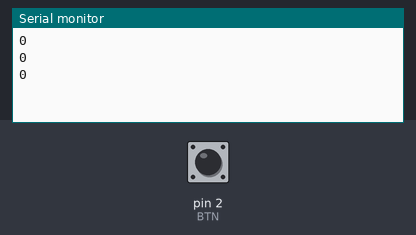
The sketch below on a simulated Arduino Uno, built with avr-gcc and run on an emulated ATmega328P. On the bench: the last lines printed to the serial monitor. Inputs (shaded band) come from the test bench; at power-on: pin 2 (BTN) HIGH.

Above: at 1.2 s.
1.3 s: pin 2 (BTN) pulled LOW for 0.15 s
At 1.86 s:
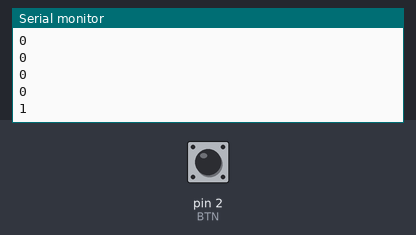
2.9 s: pin 2 (BTN) pulled LOW for 1 s
At 3.46 s:
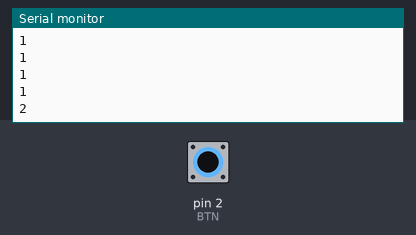
5.4 s: pin 2 (BTN) pulled LOW for 0.15 s
At 5.86 s:
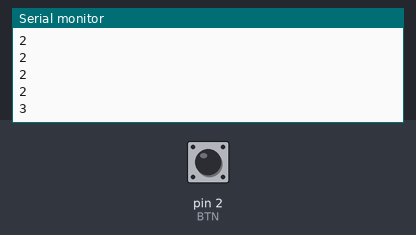
Timing chart, 0 to 8.4 s (numbered marks = the images above; inputs shaded):
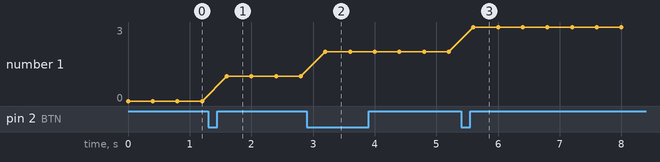

Measured:
- after the input at 1.3 s, the serial monitor: prints a new line after 0.30 s (image 1)
- after the input at 2.9 s, the serial monitor: prints a new line after 0.30 s (image 2)
- after the input at 5.4 s, the serial monitor: prints a new line after 0.20 s (image 3)
- plotted number 1: 0 → 1 after the input at 1.3 s, 1 → 2 after the input at 2.9 s, 2 → 3 after the input at 5.4 s

The sketch:

Projeto_151_Contador_por_interrupcao.ino
```cpp
// Projeto 151 - Contador por interrupcao
// Arduino Uno | Arduino Neon Lab

const byte BTN=2;
volatile unsigned long pulsos=0;
void contar(){ pulsos++; }
void setup(){pinMode(BTN,INPUT_PULLUP);Serial.begin(9600);
 attachInterrupt(digitalPinToInterrupt(BTN),contar,FALLING);}
void loop(){
 noInterrupts();unsigned long copia=pulsos;interrupts();
 Serial.println(copia);delay(400);
}
```
